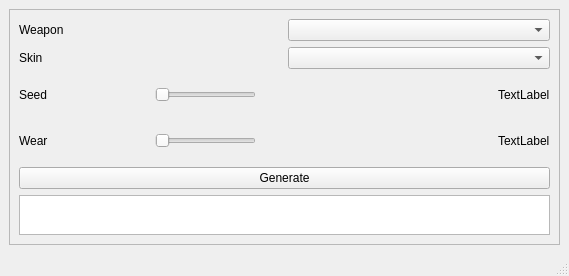
<?xml version="1.0" encoding="UTF-8"?>
<ui version="4.0">
 <class>MainWindow</class>
 <widget class="QMainWindow" name="MainWindow">
  <property name="geometry">
   <rect>
    <x>0</x>
    <y>0</y>
    <width>569</width>
    <height>276</height>
   </rect>
  </property>
  <property name="windowTitle">
   <string>MainWindow</string>
  </property>
  <widget class="QWidget" name="centralwidget">
   <layout class="QVBoxLayout" name="verticalLayout_2">
    <item>
     <widget class="QFrame" name="frame">
      <property name="frameShape">
       <enum>QFrame::StyledPanel</enum>
      </property>
      <property name="frameShadow">
       <enum>QFrame::Raised</enum>
      </property>
      <layout class="QVBoxLayout" name="verticalLayout_3">
       <item>
        <layout class="QVBoxLayout" name="verticalLayout">
         <item>
          <layout class="QHBoxLayout" name="horizontalLayout">
           <item>
            <widget class="QLabel" name="label">
             <property name="text">
              <string>Weapon</string>
             </property>
            </widget>
           </item>
           <item>
            <widget class="QComboBox" name="weaponBox"/>
           </item>
          </layout>
         </item>
         <item>
          <layout class="QHBoxLayout" name="horizontalLayout_2">
           <item>
            <widget class="QLabel" name="label_2">
             <property name="text">
              <string>Skin</string>
             </property>
            </widget>
           </item>
           <item>
            <widget class="QComboBox" name="skinBox"/>
           </item>
          </layout>
         </item>
         <item>
          <layout class="QHBoxLayout" name="horizontalLayout_5">
           <item>
            <layout class="QHBoxLayout" name="horizontalLayout_3">
             <item>
              <widget class="QLabel" name="label_3">
               <property name="text">
                <string>Seed</string>
               </property>
              </widget>
             </item>
             <item>
              <spacer name="horizontalSpacer_3">
               <property name="orientation">
                <enum>Qt::Horizontal</enum>
               </property>
               <property name="sizeHint" stdset="0">
                <size>
                 <width>40</width>
                 <height>20</height>
                </size>
               </property>
              </spacer>
             </item>
             <item>
              <widget class="QSlider" name="seedSlider">
               <property name="maximum">
                <number>1024</number>
               </property>
               <property name="pageStep">
                <number>1</number>
               </property>
               <property name="value">
                <number>0</number>
               </property>
               <property name="sliderPosition">
                <number>0</number>
               </property>
               <property name="orientation">
                <enum>Qt::Horizontal</enum>
               </property>
              </widget>
             </item>
            </layout>
           </item>
           <item>
            <spacer name="horizontalSpacer">
             <property name="orientation">
              <enum>Qt::Horizontal</enum>
             </property>
             <property name="sizeHint" stdset="0">
              <size>
               <width>40</width>
               <height>20</height>
              </size>
             </property>
            </spacer>
           </item>
           <item>
            <widget class="QLabel" name="seedLabel">
             <property name="text">
              <string>TextLabel</string>
             </property>
            </widget>
           </item>
          </layout>
         </item>
         <item>
          <layout class="QHBoxLayout" name="horizontalLayout_6">
           <item>
            <layout class="QHBoxLayout" name="horizontalLayout_4">
             <item>
              <widget class="QLabel" name="label_4">
               <property name="text">
                <string>Wear</string>
               </property>
              </widget>
             </item>
             <item>
              <spacer name="horizontalSpacer_4">
               <property name="orientation">
                <enum>Qt::Horizontal</enum>
               </property>
               <property name="sizeHint" stdset="0">
                <size>
                 <width>40</width>
                 <height>20</height>
                </size>
               </property>
              </spacer>
             </item>
             <item>
              <widget class="QSlider" name="wearSlider">
               <property name="orientation">
                <enum>Qt::Horizontal</enum>
               </property>
              </widget>
             </item>
            </layout>
           </item>
           <item>
            <spacer name="horizontalSpacer_2">
             <property name="orientation">
              <enum>Qt::Horizontal</enum>
             </property>
             <property name="sizeHint" stdset="0">
              <size>
               <width>40</width>
               <height>20</height>
              </size>
             </property>
            </spacer>
           </item>
           <item>
            <widget class="QLabel" name="wearLabel">
             <property name="text">
              <string>TextLabel</string>
             </property>
            </widget>
           </item>
          </layout>
         </item>
         <item>
          <widget class="QPushButton" name="generateSkin">
           <property name="text">
            <string>Generate</string>
           </property>
          </widget>
         </item>
        </layout>
       </item>
       <item>
        <widget class="QTextBrowser" name="textToPaste">
         <property name="sizePolicy">
          <sizepolicy hsizetype="Expanding" vsizetype="Expanding">
           <horstretch>0</horstretch>
           <verstretch>0</verstretch>
          </sizepolicy>
         </property>
         <property name="maximumSize">
          <size>
           <width>16777215</width>
           <height>40</height>
          </size>
         </property>
         <property name="autoFillBackground">
          <bool>true</bool>
         </property>
        </widget>
       </item>
      </layout>
     </widget>
    </item>
   </layout>
  </widget>
  <widget class="QStatusBar" name="statusbar"/>
 </widget>
 <resources/>
 <connections/>
</ui>
